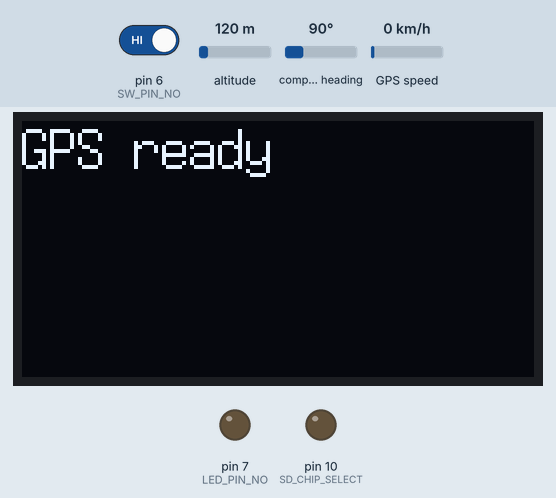
Bench run of a sketch on a simulated Arduino Mega 2560, built with avr-gcc and run on an emulated ATmega2560. On the bench: 128×64 one-colour display, output pins drawn as LEDs (lit = HIGH). The inputs (shaded band) are chosen by the test bench; at power-on: pin 6 (SW_PIN_NO) HIGH, altitude 120 m, compass heading 90°, GPS speed 0 km/h. Storage starts empty; the GPS gets a fix after 3 s at 37.7749, -122.4194 with 8 satellites.

Above: at 1.1 s.
At 6.3 s:
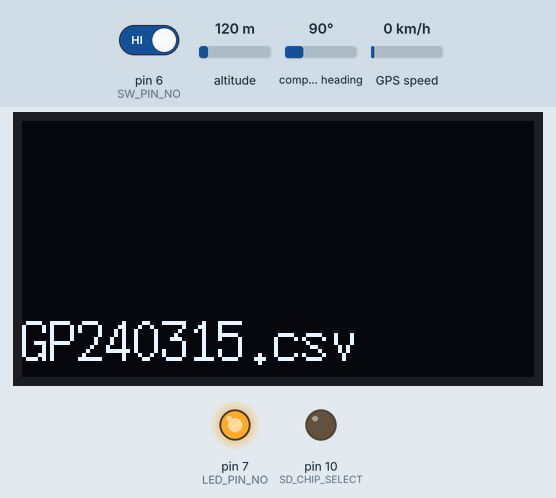
6.4 s: pin 6 (SW_PIN_NO) driven LOW
At 10.9 s:
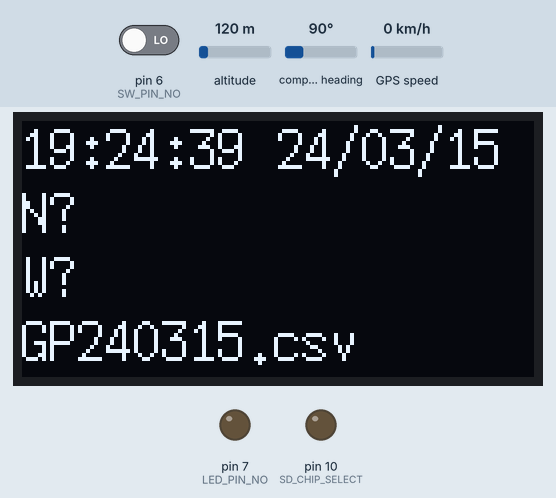
Timing chart, 0 to 12.4 s (numbered marks = the images above; inputs shaded):
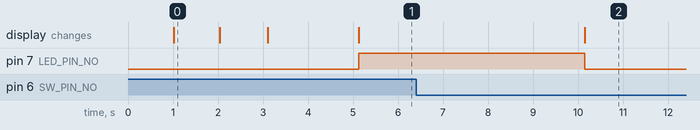

The sketch:

GPSLogger6.ino
```cpp
// GPS Logger version 6.0

// TinyGPS version

/*
  Arduino or Bule pill (STM32duino)
  with
   u-Blox GM-8013T or GT-902PMGG (u-Blox 8)
   SDcard
   M096P4BL (SSD1306)
*/

/* note
  Arudino - SDcard - Blue Pill
  The circuit:
   SD card attached to SPI bus as follows:
 ** MOSI - pin 11 on Arduino Uno/Duemilanove/Diecimila   - PA7
 ** MISO - pin 12 on Arduino Uno/Duemilanove/Diecimila   - PA6
 ** CLK - pin 13 on Arduino Uno/Duemilanove/Diecimila    - PA5
 ** CS - depends on your SD card shield or module. ->10  - PA4

 microSD
 1 DAT2
 2 CD/DAT3: CS
 3 CMD: MOSI
 4 VDD: 3.3
 5 CLK: CLK
 6 VSS: GND
 7 DAT: MISO
 8 DAT1
 9 Card A
 10 Card B

*/

/* Arduino  (with software serial) - GM-8013T - Blue pill (Serial2/UART2)
    RX: 8 - 3 (TTL output) - PA3
    TX: 9 - 4 (TTL input) -  PA2
*/

/* Arudio - M096PBL - Blue Pill
    A5 - SCL - B6
    A4 - SDA - B7
  */

/* flow
  初期化ステップ1(シリアルポート、ソフトウェアシリアル、OLEDの初期化)
  初期化ステップ2(GPSの設定：データの受信間隔・GPSより出力/ログするセンテンスの設定)
  初期化ステップ3(SD・ファイルの初期化)
  データを受信し、GPRMCもしくはGNRMCセンテンスのチェック→有効なRMCセンテンスならば日付を得る
  日付、および既存ファイルと重複しないようファイル名を決定
  ファイル作成日を指定していったんファイルをopen→close

  loop
  データ受信
  LED点灯
  ファイルが有効ならば
    ファイルをopen
    データをファイルに記録(シリアルに出力)
    ファイルをclose
    LED消灯
  GPRMCもしくはGNRMCセンテンスのチェック、RMCセンテンスならば
    有効なRMCセンテンスならば
      validのindicator をOLEDに表示
      緯度・経度・日付・時刻を得て、OLEDに情報を表示
    でなければ
      invalid dataであることの表示
  loop end

*/

// uncomment if debug and use serial
//#define DEBUG_SERIAL

// uncomment if use STM32F103 (blue pill) with STM32duino bootoloader
// #define STM32duino

// uncomment if flush timer enable
#define FLUSH_TIMER_ENABLE

//#include <Wire.h>
#include <SPI.h>
#include <SD.h>
#include <TinyGPS++.h>
#ifndef STM32duino
  #include <SoftwareSerial.h>
#endif
#ifdef FLUSH_TIMER_ENABLE
  #ifndef STM32duino
    #include <MsTimer2.h>
  #endif
#endif
#include "SSD1306Ascii.h"
#include "SSD1306AsciiWire.h"

#define TimeZone (9)
#define logPeriod 5000

#ifndef STM32duino
#define LED_PIN_NO 7
#define SW_PIN_NO 6
#define LED_ON HIGH
#define LED_OFF LOW
#define SD_CHIP_SELECT 10
#else
#define LED_PIN_NO PC13
#define SW_PIN_NO PB5
#define LED_ON LOW
#define LED_OFF HIGH
#define SD_CHIP_SELECT PA4
#endif

#define BUFSIZE 20
#define BUF2SIZE 12

TinyGPSPlus gps;

// initialize the library with the numbers of the interface pins
#ifndef STM32duino
  SoftwareSerial Serial2(8, 9); // RX, TX
//#define GPS gps
#else
//#define GPS Serial2
#endif

// setup u8g object
// 0X3C+SA0 - 0x3C or 0x3D
#define I2C_ADDRESS 0x3C

// Define proper RST_PIN if required.
#define RST_PIN -1

SSD1306AsciiWire oled;

File logFile;

uint8_t gpsHour, gpsMin, gpsSec;
uint16_t gpsYear;
uint8_t gpsDay, gpsMonth;

char strbuf[BUFSIZE];
char filename[14];
bool fileEnable;
bool runMode;
bool logFileOpened;

void setup() {
#ifdef DEBUG_SERIAL
  Serial.begin(115200);
  delay(1000);
  Serial.println("GPS Logger Start");
#endif

  pinMode(LED_PIN_NO, OUTPUT) ;      // LEDに接続
  pinMode(SW_PIN_NO, INPUT_PULLUP ) ; // SW に接続し内部プルアップに設定

  // initialize OLED Display M096P4BL
  Wire.begin();
  Wire.setClock(400000L);
#if RST_PIN >= 0
  oled.begin(&Adafruit128x64, I2C_ADDRESS, RST_PIN);
#else // RST_PIN >= 0
  oled.begin(&Adafruit128x64, I2C_ADDRESS);
#endif // RST_PIN >= 0
  // Call oled.setI2cClock(frequency) to change from the default frequency.

  oled.setFont(X11fixed7x14);
//  oled.setFont(System5x7);
  oled.clear();
  oled.setCursor(0,0);

  // initialize Hardware Serial and GPS
  Serial2.begin(9600);
  delay(1000);
  // configure output of GM - 8013T
//  configure_GP8013T();

  oled.print("GPS ready");
#ifdef DEBUG_SERIAL
  Serial.println("GPS ready");
#endif

  delay(1000);

// initialize SD card
  filename[0]='\0';
  oled.setCursor(0,0);
  oled.clear();
  oled.print("Init SD card");
  pinMode(SD_CHIP_SELECT, OUTPUT);
  if (SD.begin(SD_CHIP_SELECT)) {
    fileEnable = checkSDFile();
  } else {
    oled.setCursor(0,6);
//    oled.clearToEOL();
    oled.println("SD begin failed.");
    fileEnable=false;
  }
  logFileOpened=false;
  delay(2000);

  oled.setCursor(0,0);
  oled.clearToEOL();

  // enable timer2
#ifdef FLUSH_TIMER_ENABLE
#ifndef STM32duino
  MsTimer2::set(60000, flushSD);
  MsTimer2::start();
#endif
#endif

  runMode = 0;
  digitalWrite(LED_PIN_NO, LED_OFF);
}

void loop()
{
  int swStatus;

  swStatus = digitalRead(SW_PIN_NO);
  if (runMode == 1 && swStatus == LOW) {
    runMode = 0; // logging turn off
#ifdef DEBUG_SERIAL
  Serial.println("Logging stopped");
#endif
    digitalWrite(LED_PIN_NO, LED_OFF);
    if (logFileOpened == true) {
      logFile.close();
      logFileOpened = false;
    }
  } else if (runMode == 0 && swStatus == HIGH) { // logging turn on
    runMode = 1;
    if (logFileOpened == false) {
      if(!fileEnable) {
        fileEnable = checkSDFile();
      }
      if(fileEnable) {
        logFile = SD.open(filename, FILE_WRITE);
      }

      if(!logFile || !fileEnable) {
        oled.setCursor(0,6);
        oled.print("Can't open logfile");
      } else {
        logFileOpened=true;
 #ifdef DEBUG_SERIAL
        Serial.println("Logging Started.");
#endif
       digitalWrite(LED_PIN_NO, LED_ON);
      }
    }
  }
  doLogging();
}

void doLogging()
{
  double latitude,longtude;

  smartDelay(logPeriod);
  if (millis() > logPeriod*5 && gps.charsProcessed() < 10) {
#ifdef DEBUG_SERIAL
    Serial.println(F("No GPS data received: check wiring"));
#endif
	oled.setCursor(0,0);
	oled.print("GPS invalid");
  }

  if (gps.location.isValid()) {
	latitude = gps.location.lat();
	longtude = gps.location.lng();
  } else {
	latitude = 0;
	longtude = 0;
	oled.setCursor(0,2);
	oled.print("GPS invalid");
#ifdef DEBUG_SERIAL
	Serial.println("GPS Invalid");
#endif
  }
  if(gps.date.isValid()) {
	gpsDay = gps.date.day();
	gpsMonth = gps.date.month();
	gpsYear = gps.date.year();
  } else {
	gpsDay = 1;
	gpsMonth = 1;
	gpsYear = 2000;
  }
  if(gps.time.isValid()) {
	gpsHour = gps.time.hour();
	gpsMin = gps.time.minute();
	gpsSec = gps.time.second();
  } else {
	gpsHour = 0;
	gpsMin = 0;
	gpsSec = 0;
  }
  if (logFileOpened == true) {
  	log_to_file();
#ifndef FLUSH_TIMER_ENABLE
	  logFile.flush();
#endif
  }

  // output data to Serial
#ifdef DEBUG_SERIAL
  Serial.print(latitude, 9);
  Serial.print(F(","));
  Serial.print(longtude, 9);
  Serial.print(F(","));

  Serial.print(gpsMonth);
  Serial.print(F("/"));
  Serial.print(gpsDay);
  Serial.print(F("/"));
  Serial.print(gpsYear);
  Serial.print(F(","));

  if (gpsHour < 10) Serial.print(F("0"));
  Serial.print(gpsHour);
  Serial.print(F(":"));
  if (gpsMin < 10) Serial.print(F("0"));
  Serial.print(gpsMin);
  Serial.print(F(":"));
  if (gpsSec < 10) Serial.print(F("0"));
  Serial.println(gpsSec);
#endif

  // Display GPS data
  oled.setCursor(0,2);
  if(latitude>0) {
	oled.print("N");
  } else {
	oled.print("S");
  }
  sprintf(strbuf,"%lf",latitude);
//  oled.print(latitude);
  oled.print(strbuf);

  oled.setCursor(0,4);
  if(longtude>0) {
	oled.print("E");
  }  else {
	oled.print("W");
  }
  sprintf(strbuf,"%lf",longtude);
//  oled.print(longtude);
  oled.print(strbuf);

  UCTtoLT();
  // Display date/time
  oled.setCursor(0,0);
  sprintf(strbuf, "%02d:%02d:%02d", gpsHour,gpsMin,gpsSec);
  oled.print(strbuf);

  oled.setCursor(64,0);
  sprintf(strbuf, "%02d/%02d/%02d", gpsYear%100,gpsMonth,gpsDay);
  oled.print(strbuf);
}

bool checkSDFile()
{
  // check log file
  int i, loopmax = 100;

  oled.setCursor(0,6);
  for (i = 0; i < loopmax; i++) {
    if(setFileName())
    {
#ifdef DEBUG_SERIAL
      Serial.print("Log File name:");
      Serial.println(filename);
#endif
      break;
    }
  }
  if(strlen(filename)==0)
    strcpy(filename,"GPtemp.csv");
  oled.println("Opening log file");
#ifdef DEBUG_SERIAL
  Serial.print("logfile: ");
  Serial.print(filename);
  Serial.println(" opened");
#endif

// open log file
  logFile = SD.open(filename, FILE_WRITE);
  if (!logFile) {
    oled.setCursor(0,6);
    oled.print("Can't open logfile");
    return false;
  }
  oled.clear();
  oled.setCursor(0,0);
  oled.print("Log file opened.");
  oled.setCursor(0,6);
  oled.clearToEOL();
  oled.print(filename);
  logFile.close();
  SdFile::dateTimeCallback( &dateTime );
  return true;
}

// send NMEA command with checksum to gps (hardware serial)
void send_nmea_command(const char *p)
{
  uint8_t checksum = 0;
  Serial2.print('$');
  do {
    char c = *p++;
    if (c) {
      checksum ^= (uint8_t)c;
      Serial2.print(c);
    }
    else {
      break;
    }
  }
  while (1);
  Serial2.print('*');
  Serial2.println(checksum, HEX);
  //  gps.print("\n\r");
}

void send_PUBX_packet(const char *p)
{
  uint8_t checksum = 0;
  Serial2.print('$');
  do {
    char c = *p++;
    if (c) {
      checksum ^= (uint8_t)c;
      Serial2.print(c);
    }
    else {
      break;
    }
  }
  while (1);
  Serial2.print('*');
  Serial2.println(checksum, HEX);
}

// $GNRMC, $GNVTG, $GNGGA, $GPGSV, $GLGSV, $GNGLL, $GNGSA
void configure_GP8013T()
{
  // set NMEA sentence output rate
  // "$PUBX,40", followed by
  // msgID,
  // output rate on DDC
  // output rate on USART1
  // output rate on USART2
  // output rate on USB
  // output rate on SPI
  // 0 (reserved)
  // and "*" + checksum + CRLF
  send_PUBX_packet("PUBX,40,RMC,0,5,0,0,0,0");
  send_PUBX_packet("PUBX,40,VTG,0,5,0,0,0,0");
  send_PUBX_packet("PUBX,40,GGA,0,5,0,0,0,0");
  send_PUBX_packet("PUBX,40,GSV,0,5,0,0,0,0");
  send_PUBX_packet("PUBX,40,GLL,0,5,0,0,0,0");
  send_PUBX_packet("PUBX,40,GSA,0,5,0,0,0,0");
}

void dateTime(uint16_t* date, uint16_t* time)
{
  // GPSやRTCから日付と時間を取得
  // FAT_DATEマクロでフィールドを埋めて日付を返す
  *date = FAT_DATE(gpsYear + 2000, gpsMonth, gpsDay);

  // FAT_TIMEマクロでフィールドを埋めて時間を返す
  *time = FAT_TIME(gpsHour, gpsMin, gpsSec);
}

// UTC -> (gpsHour, gpsMin, gpsSec)
/* void gpsTime0(uint16_t UTC) */
/* { */
/*   gpsHour = int(UTC / 10000); */
/*   gpsMin = int(UTC % 10000 / 100); */
/*   gpsSec = UTC % 100; */
/* } */
// Date ->(gpsYear,gpsMonth,gpsYear)
/* void gpsDate0(uint16_t dateRead) */
/* { */
/*   gpsDay = int(dateRead / 10000); */
/*   gpsMonth = int(dateRead % 10000 / 100); */
/*   gpsYear = dateRead % 100; //last 2 digits, e.g. 2013-> 13 */
/* } */

/* void gpsTime(const char *utcTime) */
/* { */
/*   char s[3]; */
/*   mysubstr(s,utcTime,0,2); */
/*   gpsHour=atoi(s); */
/*   mysubstr(s,utcTime,2,2); */
/*   gpsMin=atoi(s); */
/*   mysubstr(s,utcTime,4,2); */
/*   gpsSec=atoi(s); */
/* } */

/* void gpsDate(const char *utcDate) */
/* { */
/*   char s[3]; */
/*   mysubstr(s,utcDate,4,2); */
/*   gpsYear = atoi(s); */
/*   mysubstr(s,utcDate,2,2); */
/*   gpsMonth = atoi(s); */
/*   mysubstr(s,utcDate,0,2); */
/*   gpsDay = atoi(s); */
/* } */
/*
  // Latitude/Longitude
  void gpsLatLong(int lat1, int lat2, int long1, int long2)
  {
  gpsLat = int(lat1/100) + (lat1%100)/60.0 + float(lat2)/10000.0/60.0;
  gpsLong = int(long1/100) + (long1%100)/60.0 + float(long2)/10000.0/60.0;
  }
*/

void UCTtoLT()
{
//  int leap = (gpsYear % 4) * 4 / gpsYear - (gpsYear % 100) * 100 / gpsYear + (gpsYear % 400) * 400 / gpsYear ;
  int leap = (gpsYear / 4) * 4 / gpsYear ;
  int DaysAMonth[12] = {31, 28 + leap, 31, 30, 31, 30, 31, 31, 30, 31, 30, 31};
  gpsHour += TimeZone;
  if (gpsHour < 0)
  {
    gpsHour += 24;
    gpsDay -= 1;
    if (gpsDay < 1)
    {
      if (gpsMonth == 1)
      {
        gpsMonth = 12;
        gpsYear -= 1;
      }
      else
      {
        gpsMonth -= 1;
      }
      gpsDay = DaysAMonth[gpsMonth - 1];
    }
  }
  if (gpsHour >= 24)
  {
    gpsHour -= 24;
    gpsDay += 1;
    if (gpsDay > DaysAMonth[gpsMonth - 1])
    {
      gpsDay = 1;
      gpsMonth += 1;
      if (gpsMonth > 12) {
        gpsYear += 1;
        gpsMonth = 1;
      }
    }
  }
}

/* int mysubstr(char *t, const char *s, int pos, unsigned int len ) */
/* { */
/* //    if( pos < 0 || len < 0 || len > strlen(s) ) */
/*     if( pos < 0 || len > strlen(s) ) */
/*         return -1; */
/*     for( s += pos; *s != '\0' && len > 0; len-- ) */
/*         *t++ = *s++; */
/*     *t = '\0'; */
/*     return 0; */
/* } */

bool setFileName()
{
  smartDelay(1000);
	if (gps.date.isValid())
	{
#ifdef DEBUG_SERIAL
    Serial.println("Date for filename fixed.");
#endif
		gpsMonth=gps.date.month();
		gpsYear=gps.date.year() % 100;
		gpsDay=gps.date.day();
    UCTtoLT();
    sprintf(filename, "GP%02d%02d%02d.csv", gpsYear,gpsMonth,gpsDay);
    return true;
  }
	// digitalWrite(LED_PIN_NO,LED_OFF);
#ifdef DEBUG_SERIAL
    Serial.println("Date invalid.");
#endif
  return false;
}

void flushSD()
{
  if (logFileOpened == true) {
    digitalWrite(LED_PIN_NO, LED_OFF);
    logFile.flush();
    oled.setCursor(0,6);
    oled.clearToEOL();
    oled.print(filename);
    delay(500);
    digitalWrite(LED_PIN_NO, LED_ON);
  }
}

void log_to_file()
{
  logFile.print(gpsYear);  logFile.print(",");
  logFile.print(gpsMonth);  logFile.print(",");
  logFile.print(gpsDay);  logFile.print(",");
  logFile.print(gpsHour);  logFile.print(",");
  logFile.print(gpsMin);  logFile.print(",");
  logFile.print(gpsSec);  logFile.print(",");
  sprintf(strbuf,"%lf",gps.location.lat());
  logFile.print(strbuf);  logFile.print(",");
  sprintf(strbuf,"%lf",gps.location.lng());
  logFile.print(strbuf);  logFile.print(",");
  logFile.print(gps.altitude.meters()); logFile.print(",");
  logFile.print(gps.course.deg());logFile.print(",");
  logFile.print(gps.speed.kmph());
  logFile.println("");

}

// This custom version of delay() ensures that the gps object
// is being "fed".
static void smartDelay(unsigned long ms)
{
  unsigned long start = millis();
  do
  {
    while (Serial2.available())
      gps.encode(Serial2.read());
  } while (millis() - start < ms);
}
```

Measured:
- after the input at 6.4 s, pin 7 (LED_PIN_NO): HIGH → LOW after 3.7 s
- what the display in image 0 shows lasts 1.0 s, from 1.0 s to 2.0 s
